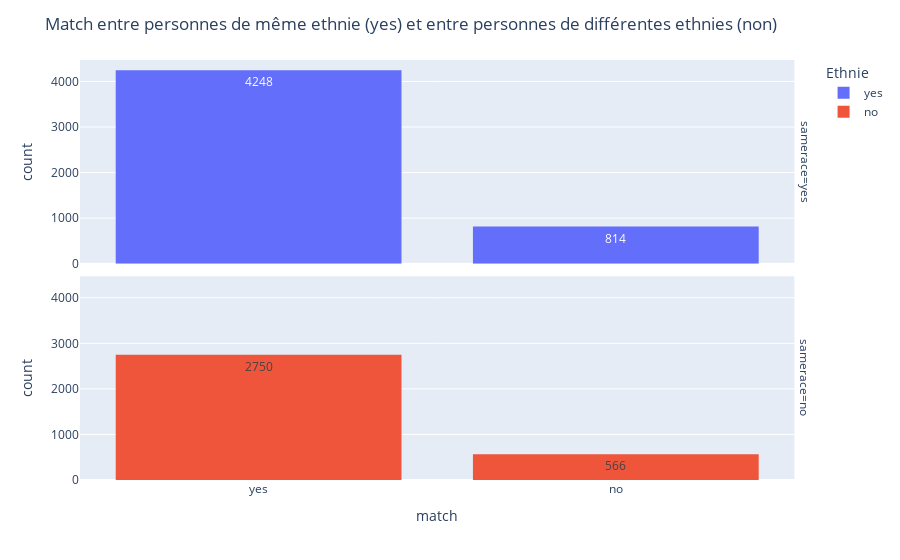

Notebook code for this chart:
### Markdown cell above
### 4.2- L'ethnie est-il un critère lors d'un match?

### Code cell
fig = px.histogram(df1, x = 'match', color= 'samerace', text_auto =True, facet_row='samerace').update_xaxes(categoryorder= 'total descending')
fig.update_layout(title="Match entre personnes de même ethnie (yes) et entre personnes de différentes ethnies (non)",
                  legend_title_text="Ethnie")
fig.show()

### Figure 1 — Plotly figure (JSON) as saved in the notebook; plotly's stock layout.template omitted (floating-point values rounded to 4 significant figures; data arrays with more than 128 entries replaced by an {"elided": "..."} marker saying what was removed)
{"data": [{"alignmentgroup": "True", "bingroup": "x", "hovertemplate": "samerace=yes<br>match=%{x}<br>count=%{y}<extra></extra>", "legendgroup": "yes", "marker": {"color": "#636efa", "pattern": {"shape": ""}}, "name": "yes", "offsetgroup": "yes", "orientation": "v", "showlegend": true, "texttemplate": "%{value}", "type": "histogram", "x": {"elided": "5062 str values"}, "xaxis": "x2", "yaxis": "y2"}, {"alignmentgroup": "True", "bingroup": "x", "hovertemplate": "samerace=no<br>match=%{x}<br>count=%{y}<extra></extra>", "legendgroup": "no", "marker": {"color": "#EF553B", "pattern": {"shape": ""}}, "name": "no", "offsetgroup": "no", "orientation": "v", "showlegend": true, "texttemplate": "%{value}", "type": "histogram", "x": {"elided": "3316 str values"}, "xaxis": "x", "yaxis": "y"}], "layout": {"annotations": [{"font": {}, "showarrow": false, "text": "samerace=no", "textangle": 90, "x": 0.98, "xanchor": "left", "xref": "paper", "y": 0.2425, "yanchor": "middle", "yref": "paper"}, {"font": {}, "showarrow": false, "text": "samerace=yes", "textangle": 90, "x": 0.98, "xanchor": "left", "xref": "paper", "y": 0.7575, "yanchor": "middle", "yref": "paper"}], "barmode": "relative", "legend": {"title": {"text": "Ethnie"}, "tracegroupgap": 0}, "margin": {"t": 60}, "title": {"text": "Match entre personnes de même ethnie (yes) et entre personnes de différentes ethnies (non)"}, "xaxis": {"anchor": "y", "categoryorder": "total descending", "domain": [0, 0.98], "title": {"text": "match"}}, "xaxis2": {"anchor": "y2", "categoryorder": "total descending", "domain": [0, 0.98], "matches": "x", "showticklabels": false}, "yaxis": {"anchor": "x", "domain": [0, 0.485], "title": {"text": "count"}}, "yaxis2": {"anchor": "x2", "domain": [0.515, 1], "matches": "y", "title": {"text": "count"}}}}
